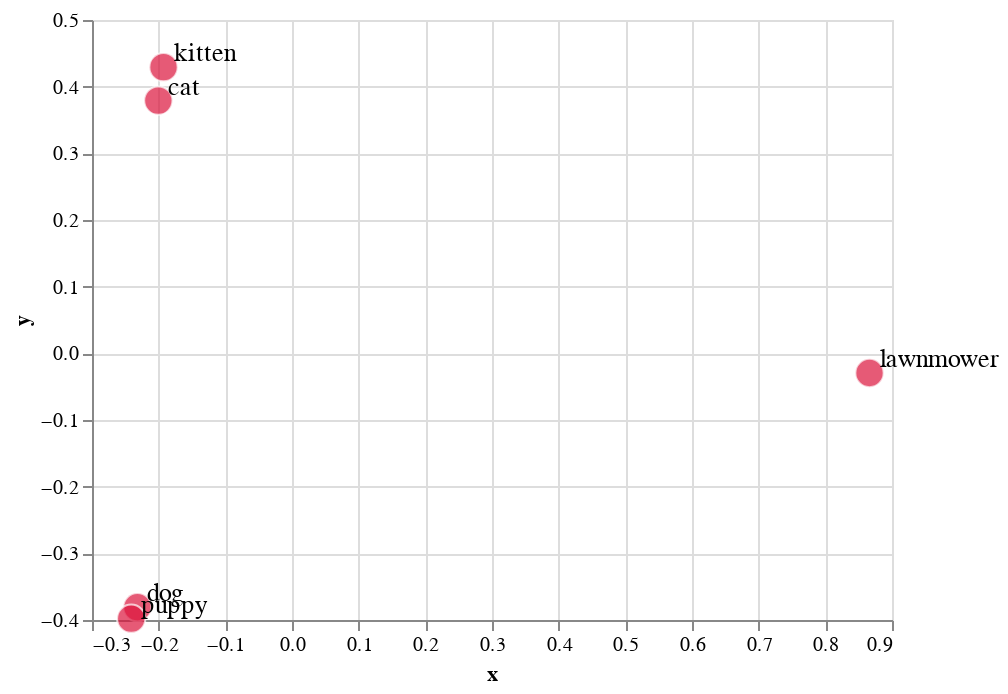

Notebook source saved alongside this figure:
### Code cell
import pandas as pd
import numpy as np
import altair as alt
from sklearn.decomposition import PCA

# wrap embeddings with a DataFrame
df = pd.DataFrame(
    [
      [embeddings_for_cat],
      [embeddings_for_kitten],
      [embeddings_for_dog],
      [embeddings_for_puppy],
      [embeddings_for_lawnmower],
    ],
    index=["cat", "kitten", "dog", "puppy", "lawnmower"], columns=["embeddings"]
)

# Initialize the PCA reducer to convert embeddings into arrays of length of 2
reducer = PCA(n_components=2)

# Reduce the embeddings, store them in a new dataframe column and display their shape
df["reduced"] = reducer.fit_transform(np.stack(df["embeddings"])).tolist()


def scatterplot(
    data: pd.DataFrame,
    tooltips=False,
    labels=False,
    width=800,
    height=600,
) -> alt.Chart:
    base_chart = (
        alt.Chart(data)
        .encode(
            alt.X("x", scale=alt.Scale(zero=False)),
            alt.Y("y", scale=alt.Scale(zero=False)),
        )
        .properties(width=width, height=height)
    )

    if tooltips:
        base_chart = base_chart.encode(alt.Tooltip(["text"]))

    circles = base_chart.mark_circle(
        size=200, color="crimson", stroke="white", strokeWidth=1
    )

    if labels:
        labels = base_chart.mark_text(
            fontSize=13,
            align="left",
            baseline="bottom",
            dx=5,
        ).encode(text="text")
        chart = circles + labels
    else:
        chart = circles

    return chart

source = pd.DataFrame(
    {
        "text": df.index,
        "x": df["reduced"].apply(lambda x: x[0]).to_list(),
        "y": df["reduced"].apply(lambda x: x[1]).to_list(),
    }
)

scatterplot(source, labels=True,  width=400, height=300)

### Figure 1 — Vega-Lite specification as saved in the notebook (floating-point values rounded to 4 significant figures)
{"config": {"view": {"continuousWidth": 300, "continuousHeight": 300}}, "layer": [{"mark": {"type": "circle", "color": "crimson", "size": 200, "stroke": "white", "strokeWidth": 1}, "encoding": {"x": {"field": "x", "scale": {"zero": false}, "type": "quantitative"}, "y": {"field": "y", "scale": {"zero": false}, "type": "quantitative"}}}, {"mark": {"type": "text", "align": "left", "baseline": "bottom", "dx": 5, "fontSize": 13}, "encoding": {"text": {"field": "text", "type": "nominal"}, "x": {"field": "x", "scale": {"zero": false}, "type": "quantitative"}, "y": {"field": "y", "scale": {"zero": false}, "type": "quantitative"}}}], "data": {"name": "data-c3c031677b5e4bcd2dfaba647b8e5228"}, "height": 300, "width": 400, "$schema": "https://vega.github.io/schema/vega-lite/v5.17.0.json", "datasets": {"data-c3c031677b5e4bcd2dfaba647b8e5228": [{"text": "cat", "x": -0.2005, "y": 0.3791}, {"text": "kitten", "x": -0.1927, "y": 0.4293}, {"text": "dog", "x": -0.2319, "y": -0.3808}, {"text": "puppy", "x": -0.2412, "y": -0.398}, {"text": "lawnmower", "x": 0.8663, "y": -0.02951}]}}
